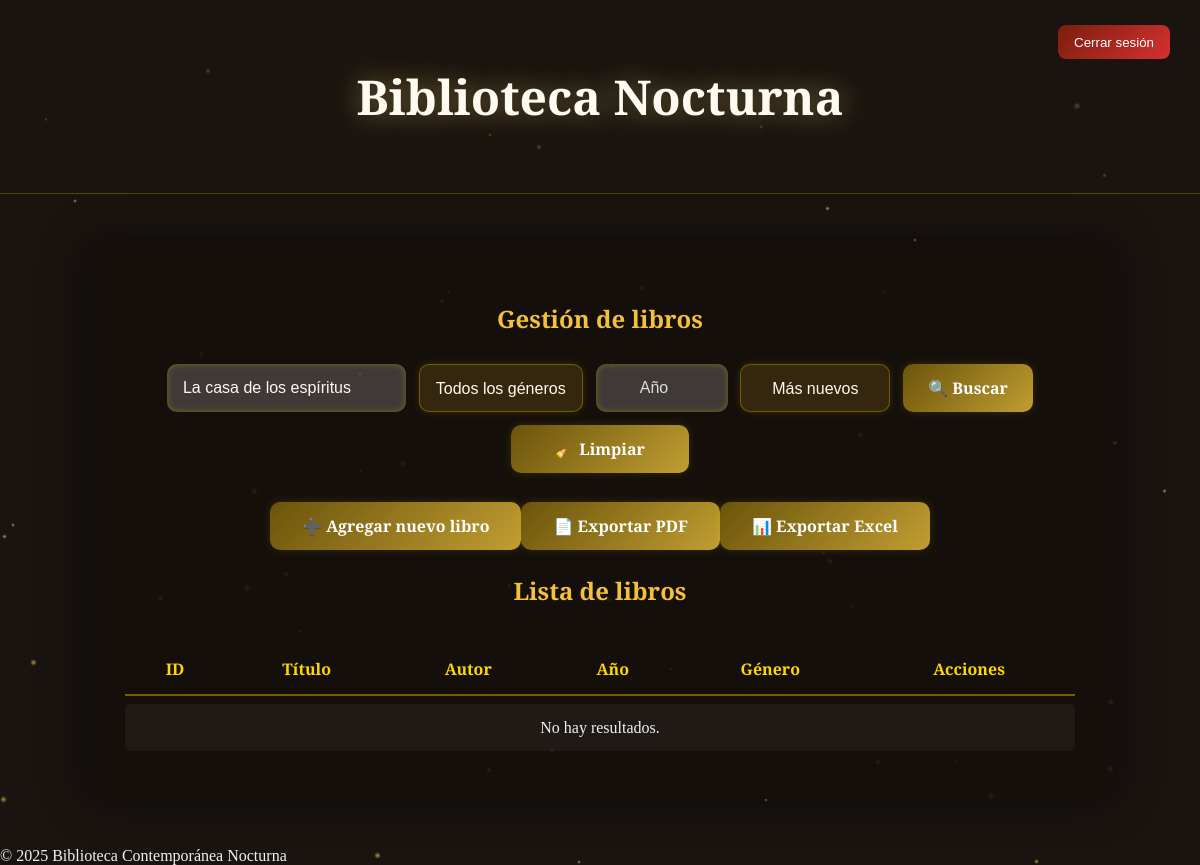
The app's page /panel.php?buscar=La casa de los espíritus (signed in), older data.
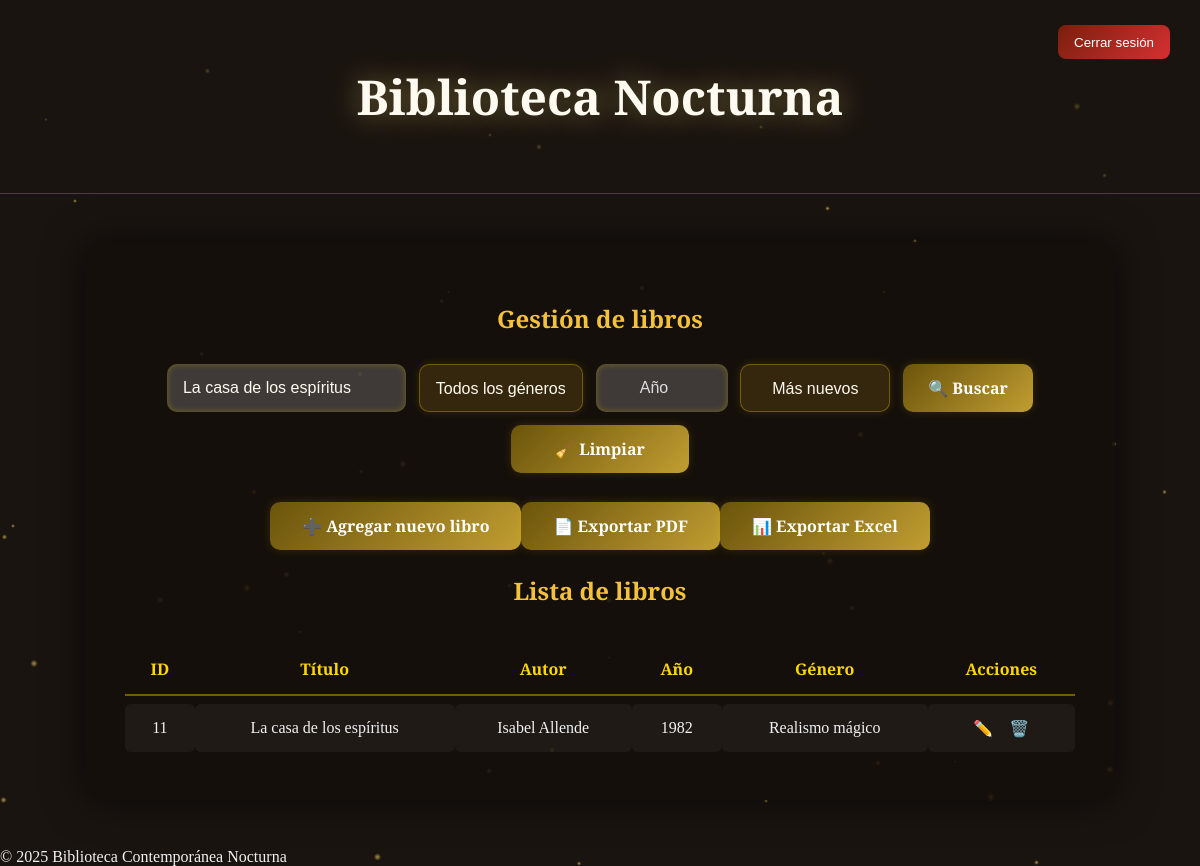
The same page, newer data.
### tables this page shows
CREATE TABLE books (
            id INTEGER PRIMARY KEY AUTOINCREMENT,
            title TEXT NOT NULL,
            author TEXT NOT NULL,
            year INTEGER,
            genre TEXT,
            created_at DATETIME DEFAULT CURRENT_TIMESTAMP
        );

### models/Book.php (called while the page is built, shortened)
<?php
class Book {
    private $db;
    public function __construct($dbPath = 'db/biblioteca.db') {
        try {
            $this->db = new PDO('sqlite:' . $dbPath);
            $this->db->setAttribute(PDO::ATTR_ERRMODE, PDO::ERRMODE_EXCEPTION);
        } catch (PDOException $e) {
            die("❌ Error de conexión: " . $e->getMessage());
        }
    }
    public function getBooks($search = '', $genre = '', $year = '', $order = 'desc') {
        $query = "SELECT * FROM books WHERE 1";
        $params = [];
        if ($search !== '') {
            $query .= " AND (title LIKE ? OR author LIKE ?)";
            $params[] = "%$search%";
            $params[] = "%$search%";
        }
        $order = ($order === 'asc') ? 'ASC' : 'DESC';
        $query .= " ORDER BY year $order, id $order";
        $stmt = $this->db->prepare($query);
        $stmt->execute($params);
        return $stmt->fetchAll(PDO::FETCH_ASSOC);
    }
}
?>

### panel.php (the view, shortened to what this page needs)
<?php
require_once 'models/Book.php';
$book = new Book();
$searchTerm = $_GET['buscar'] ?? '';
$genre = $_GET['genre'] ?? '';
$year = $_GET['year'] ?? '';
$order = $_GET['order'] ?? 'desc';
$result = $book->getBooks($searchTerm, $genre, $year, $order);
?>
<!DOCTYPE html>
<html lang="es">
<head>
<link rel="stylesheet" href="css/panel.css">
</head>
<body>
<div id="particles"></div>
<header>
  <h1>Biblioteca Nocturna</h1>
  <form method="POST" action="logout.php">
    <button class="logout">Cerrar sesión</button>
  </form>
</header>
<div class="container">
  <h2>Gestión de libros</h2>
  <form class="search-bar" method="GET" action="">
    <input type="text" name="buscar" placeholder="Buscar por título o autor"
           value="<?= htmlspecialchars($searchTerm) ?>">
    <select name="genre" class="select-filter">
      <option value="">Todos los géneros</option>
    </select>
    <input type="number" name="year" placeholder="Año" min="0"
           value="<?= htmlspecialchars($year) ?>" class="input-year">
    <select name="order" class="select-filter">
      <option value="desc" <?= ($order === 'desc') ? 'selected' : '' ?>>Más nuevos</option>
    </select>
    <button type="submit" class="btn-golden">🔍 Buscar</button>
    <a href="panel.php" class="btn-golden">🧹 Limpiar</a>
  </form>
  <div class="add-btn">
    <a href="add.php" class="btn-golden">➕ Agregar nuevo libro</a>
	<a href="export.php?type=pdf&<?= http_build_query($_GET) ?>" class="btn-golden">📄 Exportar PDF</a>
	<a href="export.php?type=excel&<?= http_build_query($_GET) ?>" class="btn-golden">📊 Exportar Excel</a>
  </div>
  <h2>Lista de libros</h2>
  <table>
    <tr><th>ID</th><th>Título</th><th>Autor</th><th>Año</th><th>Género</th><th>Acciones</th></tr>
    <?php if(!$result): ?>
      <tr><td colspan="6">No hay resultados.</td></tr>
    <?php else: foreach($result as $row): ?>
      <tr>
        <td><?=$row['id']?></td>
        <td><?=htmlspecialchars($row['title'])?></td>
        <td><?=htmlspecialchars($row['author'])?></td>
        <td><?=htmlspecialchars($row['year'])?></td>
        <td><?=htmlspecialchars($row['genre'])?></td>
        <td>
		  <a class="action" href="edit.php?id=<?=$row['id']?>">✏️</a>
		  <a class="action delete-btn"
			 data-id="<?=$row['id']?>"
			 data-title="<?=htmlspecialchars($row['title'])?>"
			 href="#">🗑️</a>
		</td>
      </tr>
    <?php endforeach; endif;?>
  </table>
</div>
<footer>© 2025 Biblioteca Contemporánea Nocturna</footer>
</body>
</html>

Row changes from the older to the newer data that the page shows:
added books: id "11", title "La casa de los espíritus", author "Isabel Allende", year "1982", genre "Realismo mágico"
Text that changed along with them:
text no longer shown: "No hay resultados."
